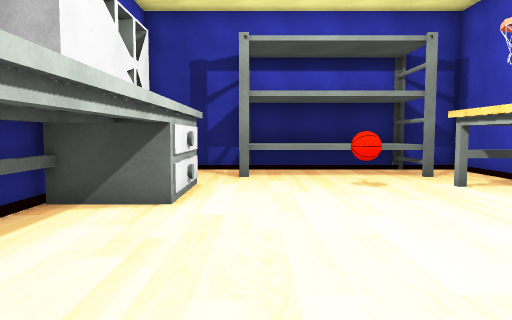
[1] (above)

12 first-person views from a walk through a Unity game level. The camera is 1.3 m above the floor, tilts 4° down and sees 70° across. The floor is counted in squares, 1 m on a side. Each view is taken from the middle of a square. On the plan, view 1 faces up. The plan holds only what a view shows up to about 15 squares ahead; the rest is blank. The player is left out. Some surface patterns are stand-ins.

[2]
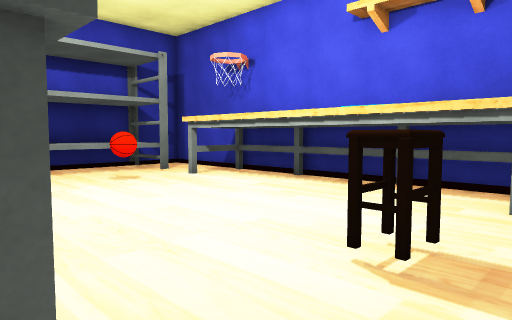

[3]
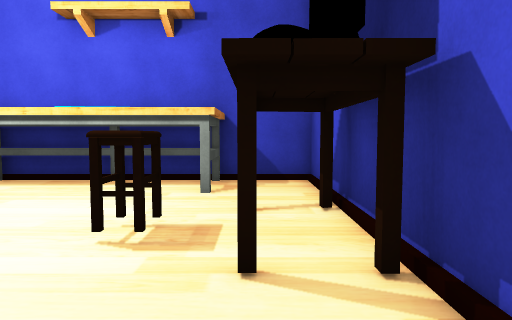

[4]
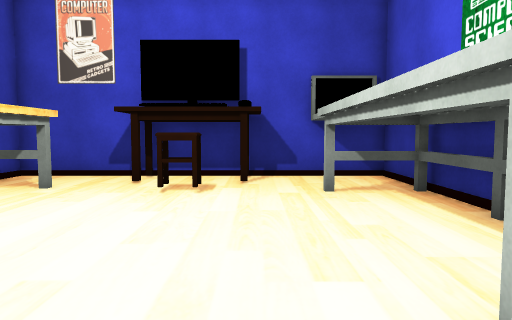

[5]
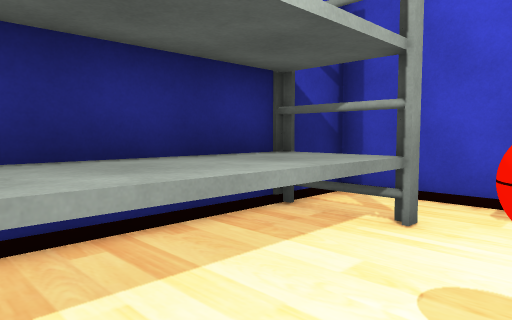

[6]
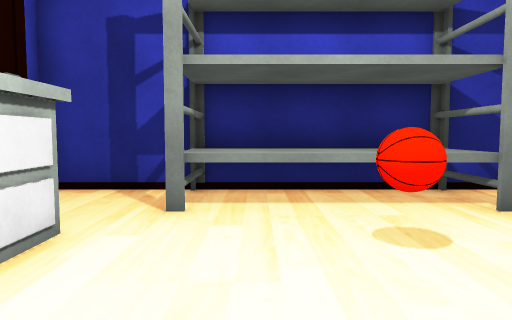

[7]
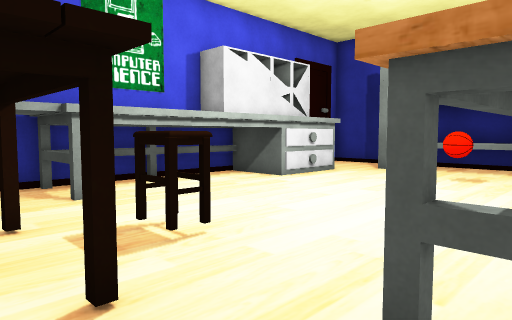

[8]
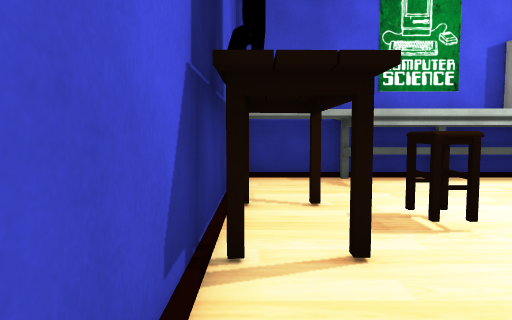

[9]
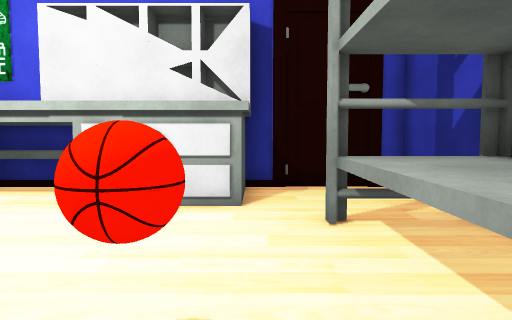

[10]
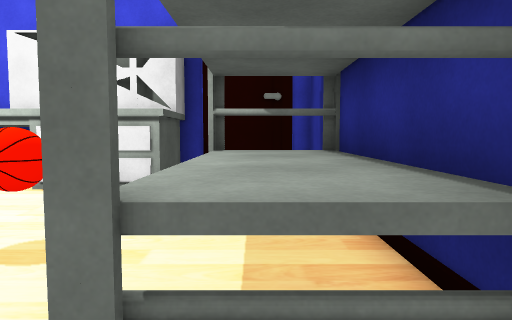

[11]
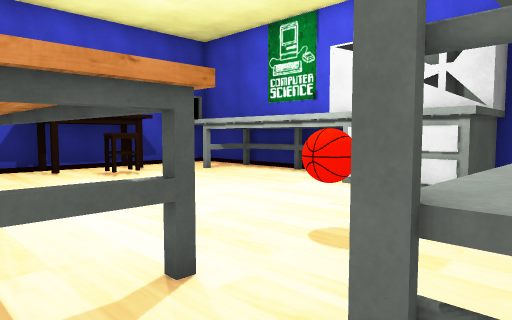

[12]
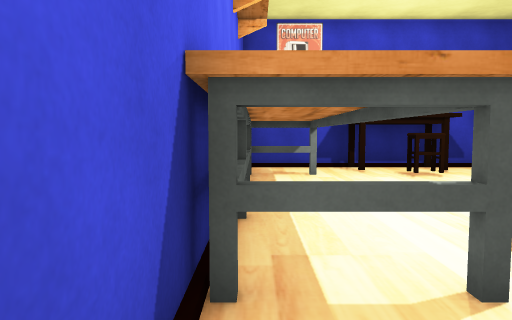

### Floor plan
Key: @ floor where view 1 was taken; # wall or solid block; . floor; ^ raised ledge; B ball; T table; O other object.
Columns run from 4 left of view 1 to 8 right of it. Each row starts with its distance up from view 1.
 14 #############
 13 #...^^^^^^..#
 12 #...^^^^^^..#
 11 #...^^^^^^..#
 10 ###.........#
  9  ##....B.####
  8   #......#
  7   #......#
  6   #......#
  5   #......#
  4   #......#
  3   #......#
  2   #......#
  1 ###..OO..#
  0 #...@.O..####
 -1 #...TTTT....#
 -2 #...TTTT....#
 -3 #############

Where each view was taken, in squares from view 1:
view 1: 0 up, 0 right, facing up
view 2: 1 down, 2 left, facing up-right
view 3: 1 down, 3 left, facing right
view 4: 9 up, 0 right, facing down
view 5: 9 up, 0 right, facing up-right
view 6: 5 up, 1 right, facing up
view 7: 2 down, 6 right, facing up-left
view 8: 2 down, 7 right, facing left
view 9: 10 up, 5 right, facing left
view 10: 12 up, 7 right, facing left
view 11: 12 up, 7 right, facing down-left
view 12: 12 up, 7 right, facing down
